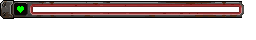
#> input picture docs/design/gui/hp_bar_left.png, 256 x 40 px
$ python pixel_normals.py ../docs/design/gui/hp_bar_left.png --out out.png
#> lines starting #> are read from the running program, lines starting #| are printed output that depends on the picture; after the words box and inside, x2 and y2 are one past the last pixel; in counts of white or black regions, pixels touching at a corner belong together
#> in main, rgba is the input picture: shape (40, 256, 4); mean R, G, B, A 27.8, 16.9, 15.4, 77.7
"""ドット絵の法線マップとライトマスクを作る (2026-11-07)。

Pixel Art Lighter v3.5.22 (MIT License, Copyright (c) 2026 Red Hat Sprite) の生成の手順
(generateTexture) を Python に移したもの。 表記は THIRD_PARTY_NOTICES.md。

考え方 (元の道具の説明より):
  - ドット絵の色の違いは陰影・輪郭・素材の境目であって、 必ずしも奥行きの違いではない。
  - 同じ色でつながったまとまりを 1 つの面として扱い、 面の向きを数段階に丸める (ぼやけた膨らみにしない)。
  - 暗い細い輪郭線は、 隣の面と同じ向きにする (輪郭は絵の様式で、 形の段差ではない)。

使い方:
  python Tools/pixel_normals.py Assets/gui2d/hp_bar_left.png [他の png ...] --out Assets/gui2d/lit
  → <名前>_normal.png (RGB = 法線 x,y,z を 0..255 に・A = 元の透明度)・<名前>_mask.png (光の受けやすさ・灰色)・
    <名前>_emit.png (自分で光る画素の印・照明から外す)
出力は Pixel Art Lighter に読み込んで、 向きの違う面を手で直せる (Modify)。
"""
import argparse, math, os, sys
from collections import deque
import numpy as np
from PIL import Image

PRESETS = {  # 元の道具の presetDefaults と同じ
    "architecture": dict(strength=100, facets=20, floor=30, cavity=25, edge=1),
    "object":       dict(strength=100, facets=35, floor=20, cavity=35, edge=3),
    "terrain":      dict(strength=110, facets=50, floor=35, cavity=20, edge=3),
    "character":    dict(strength=65,  facets=15, floor=30, cavity=20, edge=2),
}


def _unit(v):
    n = math.sqrt(v[0] * v[0] + v[1] * v[1] + v[2] * v[2]) or 1.0
    return [v[0] / n, v[1] / n, v[2] / n]


def emissive(rgba, min_sat=0.45, min_val=0.55):
    """自分で光る画素 (LED・ランプ・表示器) の印。 彩度が高く明るい画素を 255、 他を 0 (2026-11-07・移植で足した手順)。
    照明の計算から外し、 元の色のまま出すために使う。 印は手で直してよい (灰色の絵)。"""
    c = rgba[..., :3].astype(np.float32) / 255
    mx, mn = c.max(-1), c.min(-1)
    sat = np.where(mx > 0, (mx - mn) / np.maximum(mx, 1e-6), 0)
    on = (sat >= min_sat) & (mx >= min_val) & (rgba[..., 3] > 0)
    out = np.zeros_like(rgba)
    out[..., :3] = (on * 255).astype(np.uint8)[..., None]
    out[..., 3] = rgba[..., 3]
    return out


def generate(rgba, kind="normal", preset="object", merge=True, strength=None, normal_strength=100,
             edge_width=None, facets=None, floor=None, ceiling=255, cavity=None, small_flat=24):
#> called with kind = 'normal', preset = 'object', merge = True, normal_strength = 100, ceiling = 255, small_flat = 24
    p = PRESETS[preset]
    strength = p["strength"] if strength is None else strength
    facets = p["facets"] if facets is None else facets
    floor = p["floor"] if floor is None else floor
    cavity = p["cavity"] if cavity is None else cavity
    edge_width = p["edge"] if edge_width is None else edge_width

    h, w = rgba.shape[:2]
#> h = 40; w = 256
    N = w * h
#> N = 10240
    a = rgba.reshape(-1, 4).astype(np.int32)
    fg = a[:, 3] > 0
    lum = (0.2126 * a[:, 0] + 0.7152 * a[:, 1] + 0.0722 * a[:, 2]) / 255.0
#> lum = 10240 values, max 0.715 at index 1554, min 0 at index 0, mean 0.0751
    lo = lum[fg].min() if fg.any() else 0.0
#> lo = 0.000834
    hi = lum[fg].max() if fg.any() else 1.0
#> hi = 0.715
    rng = hi - lo
#> rng = 0.714

    def adjacent(i):
        x, y = i % w, i // w
        out = []
        if x: out.append(i - 1)
        if x < w - 1: out.append(i + 1)
        if y: out.append(i - w)
        if y < h - 1: out.append(i + w)
        return out

    # 同じ色でつながったまとまり
    labels = np.full(N, -1, np.int32)
#> labels = 10240 values from -1 to -1
    clusters = []
    same = lambda i, j: a[i, 0] == a[j, 0] and a[i, 1] == a[j, 1] and a[i, 2] == a[j, 2]
    for i in range(N):
        if not fg[i] or labels[i] >= 0: continue
        cid = len(clusters); labels[i] = cid
        q = deque([i]); px = []
        while q:
            c = q.popleft(); px.append(c)
            for n in adjacent(c):
                if fg[n] and labels[n] < 0 and same(n, i):
                    labels[n] = cid; q.append(n)
        clusters.append(dict(pixels=px, value=lum[i]))
#> after the loop, clusters = 313 items; labels = 10240 values, max 312 at index 4365, min -1 at index 0, mean 47.27

    # 縁からの距離
    dist = np.full(N, N, np.float32)
#> dist = 10240 values from 10240 to 10240
    q = deque()
    for i in range(N):
        if fg[i] and (i % w == 0 or i % w == w - 1 or i < w or i >= N - w or any(not fg[n] for n in adjacent(i))):
            dist[i] = 1; q.append(i)
#> after the loop, dist = 10240 values, max 10240 at index 0, min 1 at index 3, mean 9308.1
    while q:
        c = q.popleft()
        for n in adjacent(c):
            if fg[n] and dist[n] > dist[c] + 1:
                dist[n] = dist[c] + 1; q.append(n)
#> this loop made 3120 passes
#> c on passes 1 to 3: 3, 4, 5
#> after the loop, dist = 10240 values, max 10240 at index 0, min 1 at index 3, mean 7120.7

    normalized = lambda i: (lum[i] - lo) / rng if rng > 1e-5 else 0.75

    # 細い暗い輪郭線
    thin = np.zeros(N, bool)
    if merge:
        for cl in clusters:
            if cl["value"] > lo + rng * 0.24: continue
            interior = 0
            for c in cl["pixels"]:
                adj = adjacent(c)
                if len(adj) == 4 and all(labels[n] == labels[c] for n in adj): interior += 1
            if interior / len(cl["pixels"]) < 0.15:
                for c in cl["pixels"]: thin[c] = True
#> this loop made 313 passes
#> cl on passes 6 to 8: {'pixels': [258], 'value': 0.000834}, {'pixels': [259], 'value': 0.559}, {'pixels': [260, 261, 262], 'value': 0.398}

    out = np.zeros((N, 4), np.uint8)
    if kind == "mask":
        s = strength / 100.0; fl = floor / 255.0; cav = cavity / 100.0
        for cl in clusters:
            value = cl["value"]
            t = (value - lo) / rng if rng > 1e-5 else 0.75
            receive = fl + (1 - fl) * (t ** 1.15)
            if cav and t < 0.35:
                surrounded = 0
                for c in cl["pixels"]:
                    higher = total = 0
                    for n in adjacent(c):
                        if fg[n] and labels[n] != labels[c]:
                            total += 1
                            if lum[n] > value + rng * 0.15: higher += 1
                    if total and higher / total > 0.5: surrounded += 1
                receive *= 1 - cav * min(1, surrounded / max(1, math.sqrt(len(cl["pixels"]))))
            receive = 1 - s + s * receive
            v = int(round(255 * max(0, min(ceiling / 255.0, receive))))
            for c in cl["pixels"]:
                out[c, :3] = v
    else:
        scale = strength / 100.0
        field = np.zeros(N, np.float32)
        conv_k = 0 if preset == "architecture" else 0.12 if preset == "terrain" else 0.65
        lum_k = {"architecture": 3.5, "terrain": 4, "character": 1.2}.get(preset, 2.1)
        cap = 8 if preset == "character" else 16
        for i in range(N):
            if fg[i]:
                field[i] = math.sqrt(min(dist[i], cap)) * conv_k + normalized(i) * lum_k
        for _ in range(edge_width):
            bl = np.zeros(N, np.float32)
            for i in range(N):
                if not fg[i]: continue
                ssum = field[i] * 2; cnt = 2
                for n in adjacent(i):
                    if fg[n]: ssum += field[n]; cnt += 1
                bl[i] = ssum / cnt
            field = bl

        def grad(i):
            x, y = i % w, i // w
            at = lambda n: field[n] if 0 <= n < N and fg[n] else field[i]
            dx = (at(i + 1) if x < w - 1 else field[i]) - (at(i - 1) if x else field[i])
            dy = (at(i + w) if y < h - 1 else field[i]) - (at(i - w) if y else field[i])
            return _unit([-dx * scale, dy * scale, 1])

        dirs = np.zeros((N, 3), np.float32)
        for i in range(N):
            if fg[i]: dirs[i] = grad(i)

        def quantize(v):
            v = _unit(v)
            tilt = math.hypot(v[0], v[1])
            if tilt < 0.12: return [0.0, 0.0, 1.0]
            ang = round(math.atan2(v[1], v[0]) / (math.pi / 4)) * math.pi / 4
            if preset == "architecture": el = min(0.9, 0.6 * scale)
            else: el = 0.24 if tilt < 0.3 else 0.48 if tilt < 0.6 else 0.72 if tilt < 0.85 else 0.9
            return [math.cos(ang) * el, math.sin(ang) * el, math.sqrt(1 - el * el)]

        for cl in clusters:
            px = cl["pixels"]
            s = [0.0, 0.0, 0.0]
            for c in px:
                if preset == "architecture" and math.hypot(dirs[c, 0], dirs[c, 1]) < 0.06: continue
                s[0] += dirs[c, 0]; s[1] += dirs[c, 1]; s[2] += dirs[c, 2]
            if s[2] == 0: s = [0, 0, 1]
            avg = _unit(s)
            groups = {}
            if facets > 0 and len(px) >= round(180 - facets * 1.1):
                for c in px:
                    dx, dy = dirs[c, 0], dirs[c, 1]
                    key = round(math.atan2(dy, dx) / (math.pi / 2)) if math.hypot(dx, dy) > 0.35 else 9
                    groups.setdefault(key, []).append(c)
            supported = [g for g in groups.values() if len(g) >= max(16, len(px) * 0.16)]
            allow = False
            if len(supported) >= 2:
                means = []
                for g in supported:
                    m = [0.0, 0.0, 0.0]
                    for c in g: m[0] += dirs[c, 0]; m[1] += dirs[c, 1]; m[2] += dirs[c, 2]
                    means.append(_unit(m))
                for ii in range(len(means)):
                    for jj in range(ii):
                        if sum(means[ii][k] * means[jj][k] for k in range(3)) < 0.8 - facets * 0.001: allow = True
            base = quantize(avg)
            for c in px: dirs[c] = base
            if allow:
                for g in supported:
                    m = [0.0, 0.0, 0.0]
                    for c in g:
                        v = grad(c); m[0] += v[0]; m[1] += v[1]; m[2] += v[2]
                    v = quantize(m)
                    for c in g: dirs[c] = v
#> this loop made 313 passes
#> cl on passes 1 to 3: {'pixels': [3], 'value': 0.00784}, {'pixels': [4], 'value': 0.000834}, {'pixels': [5, 6, 7, 8, 9], 'value': 0.00784}

        # 小さなまとまり (文字・細かい刻み) は正面向きにそろえる (2026-11-07・移植で足した手順)。
        #   元の道具のままだと、 刻印の文字が面ごとに細かく傾き、 光が動くとちらつく。
        for cl in clusters:
            if len(cl["pixels"]) <= small_flat:
                for c in cl["pixels"]: dirs[c] = [0.0, 0.0, 1.0]

        if merge:  # 輪郭線へ隣の面の向きを流し込む
            assigned = np.zeros(N, bool); q = deque()
            for i in range(N):
                if fg[i] and not thin[i]: assigned[i] = True; q.append(i)
            while q:
                c = q.popleft()
                for n in adjacent(c):
                    if fg[n] and not assigned[n]:
                        assigned[n] = True; dirs[n] = dirs[c]; q.append(n)

        seen = np.zeros(N, bool)  # 2 画素以下の向きの島は隣へ寄せる
        for i in range(N):
            if not fg[i] or seen[i]: continue
            grp = []; q = deque([i]); seen[i] = True
            while q:
                c = q.popleft(); grp.append(c)
                for n in adjacent(c):
                    if fg[n] and not seen[n] and abs(dirs[n, 0] - dirs[i, 0]) < 0.001 and abs(dirs[n, 1] - dirs[i, 1]) < 0.001:
                        seen[n] = True; q.append(n)
            if len(grp) <= 2:
                gs = set(grp)
                nb = [n for c in grp for n in adjacent(c) if fg[n] and n not in gs]
                if nb:
                    for c in grp: dirs[c] = dirs[nb[0]]

        gain = normal_strength / 100.0
        for i in range(N):
            nv = _unit([dirs[i, 0] * gain, dirs[i, 1] * gain, dirs[i, 2]]) if fg[i] else [0.0, 0.0, 1.0]
            out[i, :3] = [int(round((c + 1) * 127.5)) for c in nv]
    out[:, 3] = a[:, 3]
    return out.reshape(h, w, 4)
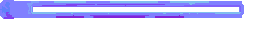
#> returned value: shape (40, 256, 4); mean of channels 0, 1, 2, 3 127.8, 127, 252.8, 77.7; transparent parts drawn white


def main():
    ap = argparse.ArgumentParser(description=__doc__, formatter_class=argparse.RawDescriptionHelpFormatter)
    ap.add_argument("inputs", nargs="+")
    ap.add_argument("--out", required=True)
    ap.add_argument("--preset", default="object", choices=sorted(PRESETS))
    ap.add_argument("--no-merge", action="store_true")
    args = ap.parse_args()
    os.makedirs(args.out, exist_ok=True)
    for path in args.inputs:
        rgba = np.array(Image.open(path).convert("RGBA"))
        stem = os.path.splitext(os.path.basename(path))[0]
        n = generate(rgba, "normal", args.preset, merge=not args.no_merge)
        m = generate(rgba, "mask", args.preset, merge=not args.no_merge)
#> call 2 of generate, with kind = 'mask', preset = 'object', merge = True, normal_strength = 100, ceiling = 255, small_flat = 24
#> the loop in generate (call 2), `for cl in clusters:` made 313 passes
#> in generate (call 2), `return out.reshape(h, w, 4)`:
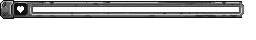
#> returned value: shape (40, 256, 4); mean of channels 0, 1, 2, 3 26.8, 26.8, 26.8, 77.7; transparent parts drawn white
        Image.fromarray(n, "RGBA").save(os.path.join(args.out, stem + "_normal.png"))
        Image.fromarray(m, "RGBA").save(os.path.join(args.out, stem + "_mask.png"))
        Image.fromarray(emissive(rgba), "RGBA").save(os.path.join(args.out, stem + "_emit.png"))
#> in emissive, `mx, mn = c.max(-1), c.min(-1)`:
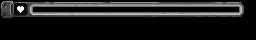
#> mx: shape (40, 256) float32; min 0, max 1, mean 0.112
#> in emissive, `mx, mn = c.max(-1), c.min(-1)`:
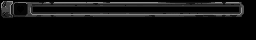
#> mn: shape (40, 256) float32; min 0, max 0.584, mean 0.0604
#> in emissive, `sat = np.where(mx > 0, (mx - mn) / np.maximum(mx, 1e-6), 0)`:
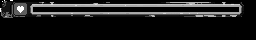
#> sat: shape (40, 256) float32; min 0, max 1, mean 0.106
#> in emissive, `on = (sat >= min_sat) & (mx >= min_val) & (rgba[..., 3] > 0)`:
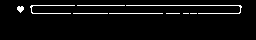
#> on: shape (40, 256) bool; 4.5% white in thin lines or dots, all inside (x1, y1, x2, y2) = (17, 5, 242, 14)
#> in emissive, `out[..., 3] = rgba[..., 3]`:
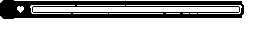
#> out: shape (40, 256, 4); mean of channels 0, 1, 2, 3 11.5, 11.5, 11.5, 77.7; transparent parts drawn white
        print("ok", stem, rgba.shape[1], "x", rgba.shape[0], flush=True)
#| ok hp_bar_left 256 x 40


if __name__ == "__main__":
    main()
